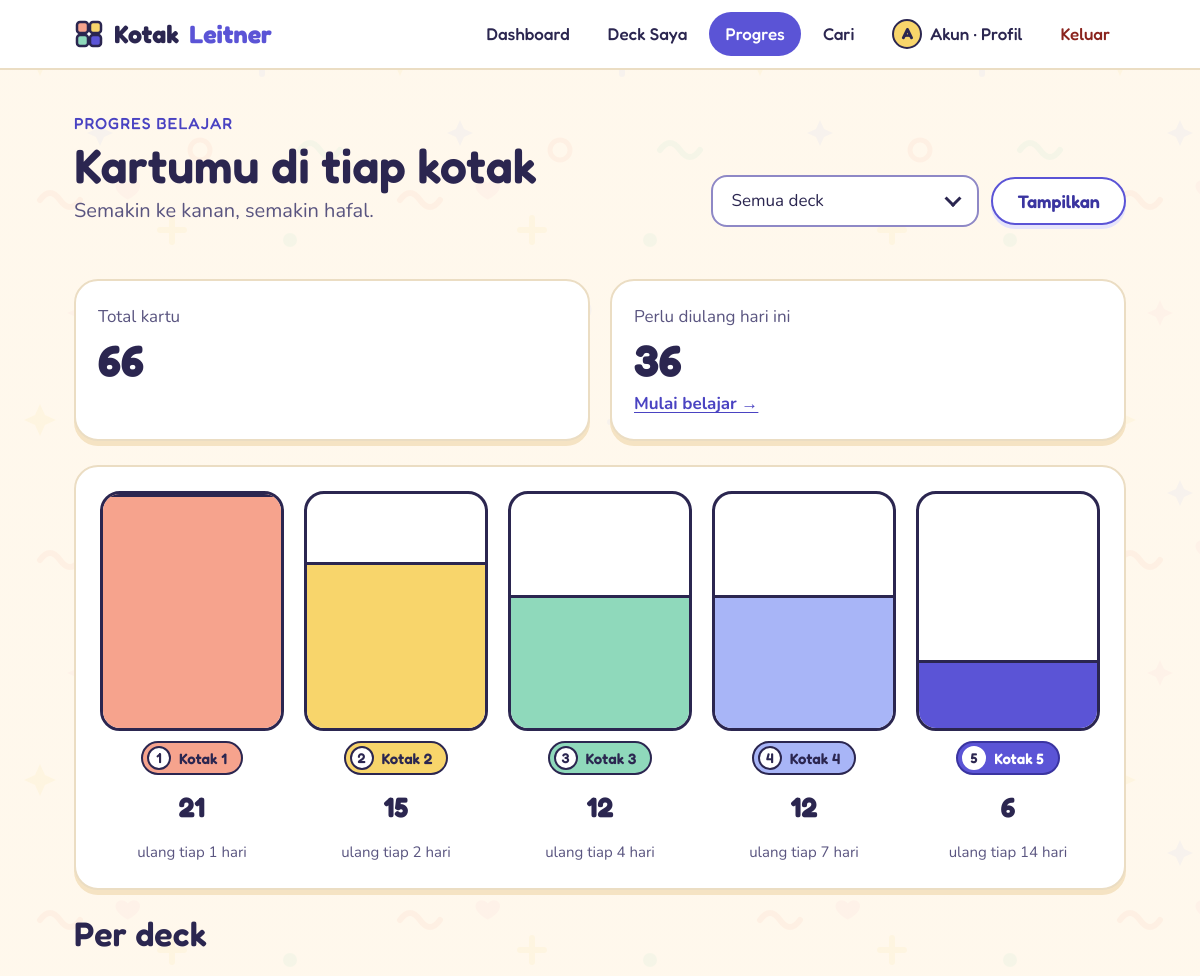
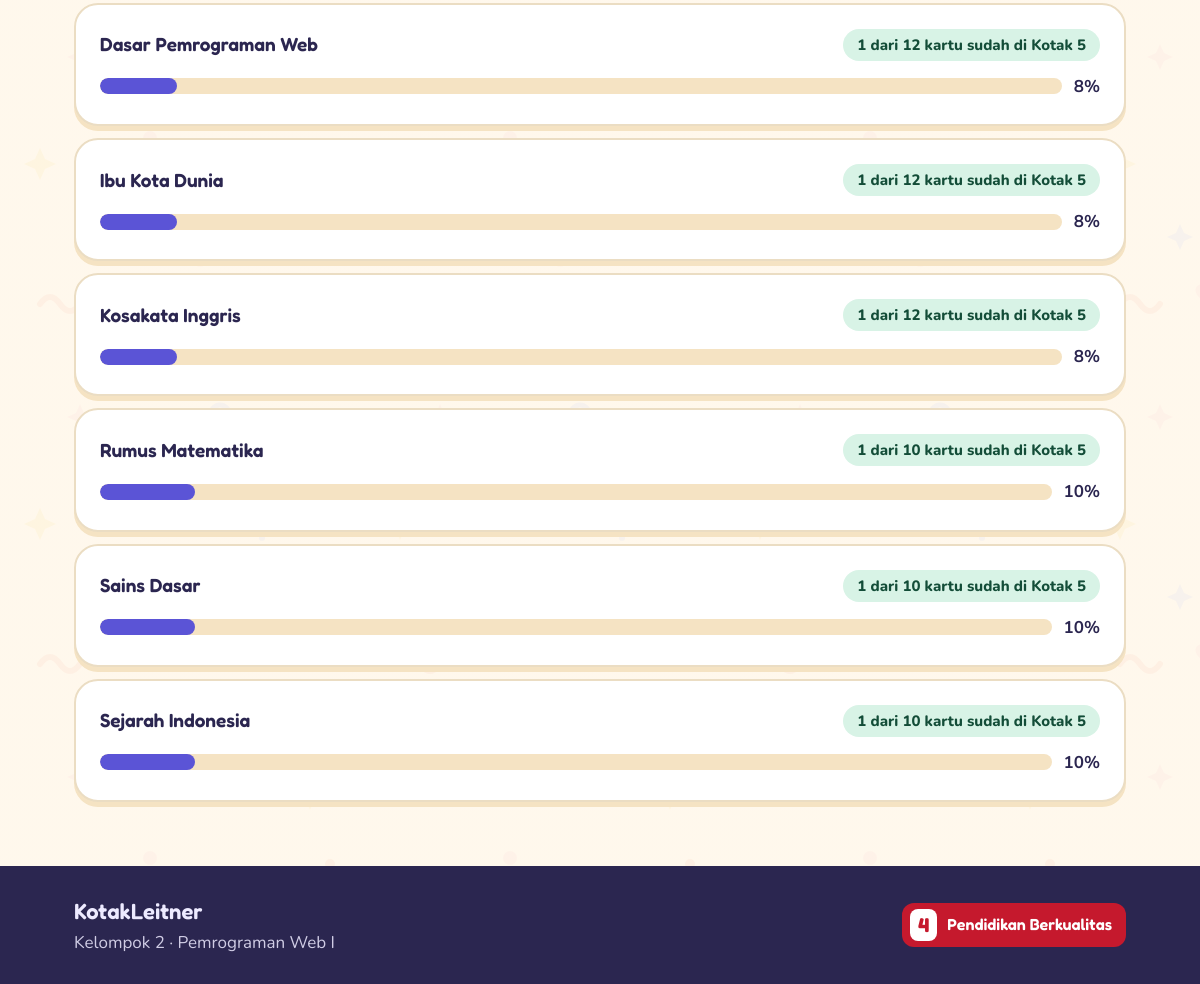
The app's page /progres.php (signed in) with its own data (2 pictures, top to bottom).
### tables this page shows
CREATE TABLE deck (
  id INT AUTO_INCREMENT PRIMARY KEY,
  user_id INT NOT NULL,
  nama VARCHAR(60) NOT NULL,
  deskripsi VARCHAR(200) NOT NULL DEFAULT '',
  warna TINYINT NOT NULL DEFAULT 1,
  karakter VARCHAR(20) NOT NULL DEFAULT 'kucing',
  FOREIGN KEY (user_id) REFERENCES users(id) ON DELETE CASCADE
);

### progres.php (the view, shortened to what this page needs)
<?php
require_once 'cek_login.php';
$uid = (int)$_SESSION['user_id'];
$deck_id = isset($_GET['deck']) ? (int)$_GET['deck'] : 0;
$syarat = '';
$jumlah = [1 => 0, 2 => 0, 3 => 0, 4 => 0, 5 => 0];
$q = mysqli_query($conn, "SELECT k.kotak, COUNT(*) AS n FROM kartu k JOIN deck d ON k.deck_id = d.id
    WHERE d.user_id=$uid $syarat GROUP BY k.kotak");
while ($row = mysqli_fetch_assoc($q)) {
    $jumlah[(int)$row['kotak']] = (int)$row['n'];
}
$total = array_sum($jumlah);
$terbanyak = max($jumlah);
$q = mysqli_query($conn, "SELECT COUNT(*) AS n FROM kartu k JOIN deck d ON k.deck_id = d.id
    WHERE d.user_id=$uid $syarat AND k.jadwal <= CURDATE()");
$ulang = (int)mysqli_fetch_assoc($q)['n'];
$q = mysqli_query($conn, "SELECT d.id, d.nama, COUNT(k.id) AS total, SUM(k.kotak = 5) AS hafal
    FROM deck d LEFT JOIN kartu k ON k.deck_id = d.id
    WHERE d.user_id=$uid GROUP BY d.id ORDER BY d.nama");
$semua_deck = [];
while ($row = mysqli_fetch_assoc($q)) {
    $semua_deck[] = $row;
}
include 'header.php';
?>
<div class="wrap stack">
  <div class="page-head">
    <div>
      <span class="eyebrow">Progres belajar</span>
      <h1>Kartumu di tiap kotak</h1>
      <p class="lead">Semakin ke kanan, semakin hafal.</p>
    </div>
    <form class="row" method="get" action="progres.php">
      <div class="sel">
        <select class="input" name="deck" aria-label="Pilih deck">
          <option value="0">Semua deck</option>
        </select>
      </div>
      <button class="btn btn-sec" type="submit">Tampilkan</button>
    </form>
  </div>
<?php if ($total == 0): ?>
  <div class="empty">
    <img src="assets/img/maskot-tidur.svg" alt="" width="160" height="173">
    <h3>Belum ada kartu</h3>
    <p class="muted">Tambahkan kartu ke deck dulu, lalu progresmu akan muncul di sini.</p>
    <a class="btn btn-pri" href="deck.php">Ke Deck Saya</a>
  </div>
<?php else: ?>
  <div class="grid g2">
    <div class="card stat">
      <div class="muted">Total kartu</div>
      <div class="num"><?= $total ?></div>
    </div>
    <div class="card stat">
      <div class="muted">Perlu diulang hari ini</div>
      <div class="num"><?= $ulang ?></div>
      <?php if ($ulang > 0): ?>
        <a class="link" href="belajar.php?<?= $deck_id > 0 ? 'deck=' . $deck_id . '&amp;' : '' ?>baru=1">Mulai belajar &rarr;</a>
      <?php endif; ?>
    </div>
  </div>
  <div class="card">
    <div class="grid g5">
      <?php for ($i = 1; $i <= 5; $i++): ?>
        <div class="col">
          <div class="tube">
            <?php if ($jumlah[$i] > 0): ?>
              <i class="kfill<?= $i ?>" style="height:<?= round($jumlah[$i] / $terbanyak * 100) ?>%"></i>
            <?php endif; ?>
          </div>
          <?= badge_kotak($i) ?>
          <div class="hd" style="font-size:28px;font-weight:700"><?= $jumlah[$i] ?></div>
          <div class="hint">ulang tiap <?= $INTERVAL[$i] ?> hari</div>
        </div>
      <?php endfor; ?>
    </div>
  </div>
  <h2>Per deck</h2>
  <div class="stack-s">
    <?php foreach ($semua_deck as $d): ?>
      <?php $persen = $d['total'] > 0 ? round($d['hafal'] / $d['total'] * 100) : 0; ?>
      <div class="card">
        <div class="row between">
          <h4><?= e($d['nama']) ?></h4>
          <span class="chip ok"><?= (int)$d['hafal'] ?> dari <?= (int)$d['total'] ?> kartu sudah di Kotak 5</span>
        </div>
        <div class="progress-row" style="margin-top:12px">
          <div class="bar"><i style="width:<?= $persen ?>%"></i></div>
          <b><?= $persen ?>%</b>
        </div>
      </div>
    <?php endforeach; ?>
  </div>
<?php endif; ?>
</div>
<?php include 'footer.php'; ?>

### assets/style.css (style rules this page uses)
:root { --bg:#FFF8EC;--sand:#FCEFD9;--sand2:#F5E3C3;--line:#EBDDC3;--edge:#8E88C6;--ink:#2B2650;--ink2:#5A5580;--pri:#5B54D6;--pri-d:#4A43C2;--pri-dd:#3A34A0;--pri-l:#E6E4FB;--pri-ll:#F3F2FD;--coral:#F6A38D;--coral-l:#FDE3DB;--coral-d:#8A231D;--yellow:#F8D56B;--yellow-l:#FFF1C2;--mint:#8FD9BB;--mint-l:#D8F3E6;--sky:#A8B5F7;--pink:#F7B6C8;--ok:#1F7A58;--danger:#C2362E;--hd:'Fredoka','Baloo 2',system-ui,sans-serif;--bd:'Nunito',system-ui,sans-serif }
html,body { margin:0;padding:0;min-height:100% }
.kl,.kl * { box-sizing:border-box }
.kl h1,.kl h2,.kl h3,.kl h4 { font-family:var(--hd);font-weight:600;margin:0;line-height:1.2;color:var(--ink) }
.kl h1 { font-size:48px }
.kl h2 { font-size:34px }
.kl h4 { font-size:19px }
.kl p { margin:0 }
.kl .muted { color:var(--ink2) }
.kl .lead { font-size:20px;color:var(--ink2) }
.kl a { color:var(--pri-d) }
.kl .wrap { max-width:1100px;margin:0 auto;padding:0 24px;width:100% }
.kl .hd { font-family:var(--hd) }
.kl .eyebrow { font-family:var(--hd);font-weight:500;font-size:16px;letter-spacing:.06em;text-transform:uppercase;color:var(--pri-d) }
.kl .btn { display:inline-flex;align-items:center;justify-content:center;gap:8px;min-height:48px;padding:0 24px;border-radius:999px;border:2px solid transparent;font-family:var(--hd);font-weight:600;font-size:18px;line-height:1;text-decoration:none;cursor:pointer;transition:transform .15s,background .15s,box-shadow .15s,border-color .15s;white-space:nowrap }
.kl .btn-sec { background:#fff;color:var(--pri-dd);border-color:var(--pri);box-shadow:0 4px 0 var(--pri-l) }
.kl .link { color:var(--pri-d);font-weight:700;text-underline-offset:3px }
.kl .input { width:100%;min-height:52px;padding:12px 18px;border-radius:16px;border:2px solid var(--edge);background:#fff;font-family:var(--bd);font-size:17px;color:var(--ink);transition:border-color .15s,box-shadow .15s }
.kl .input::placeholder { color:#6E6993 }
.kl .hint { color:var(--ink2);font-size:15px }
.kl .sel { position:relative }
.kl .sel select { appearance:none;-webkit-appearance:none;padding-right:48px;cursor:pointer }
.kl .sel::after { content:'';position:absolute;right:20px;top:50%;width:9px;height:9px;border-right:3px solid var(--ink);border-bottom:3px solid var(--ink);transform:translateY(-70%) rotate(45deg);pointer-events:none }
.kl .card { background:#fff;border:2px solid var(--line);border-radius:24px;padding:24px;box-shadow:0 5px 0 var(--sand2) }
.kl .kfill1 { background:#F6A38D }
.kl .kfill2 { background:#F8D56B }
.kl .kfill3 { background:#8FD9BB }
.kl .kfill4 { background:#A8B5F7 }
.kl .kfill5 { background:#5B54D6 }
.kl .chip { display:inline-flex;align-items:center;gap:6px;padding:4px 14px;border-radius:999px;background:var(--pri-l);color:var(--pri-dd);font-weight:800;font-size:15px }
.kl .chip.ok { background:var(--mint-l);color:#134D38 }
.kl .bar { height:16px;border-radius:999px;background:var(--sand2);overflow:hidden }
.kl .bar i { display:block;height:100%;border-radius:999px;background:var(--pri) }
.kl .stat { display:flex;flex-direction:column;gap:8px;padding:22px }
.kl .stat .num { font-family:var(--hd);font-weight:700;font-size:44px;line-height:1 }
.kl .col { display:flex;flex-direction:column;align-items:center;gap:10px }
.kl .col .tube { width:100%;height:240px;border:3px solid var(--ink);border-radius:20px;background:#fff;display:flex;align-items:flex-end;overflow:hidden }
.kl .col .tube i { display:block;width:100%;border-top:3px solid var(--ink) }
.kl .stack { display:flex;flex-direction:column;gap:24px }
.kl .stack-s { display:flex;flex-direction:column;gap:12px }
.kl .row { display:flex;align-items:center;gap:12px;flex-wrap:wrap }
.kl .between { justify-content:space-between }
.kl .grid { display:grid;gap:20px }
.kl .g2 { grid-template-columns:repeat(2,1fr) }
.kl .g5 { grid-template-columns:repeat(5,1fr) }
.kl .page-head { display:flex;align-items:flex-end;justify-content:space-between;gap:16px;flex-wrap:wrap;margin-bottom:28px }
.kl form { margin:0 }
.kl button.btn,.kl button.qpill { font-family:var(--hd) }
.kl .progress-row { display:flex;align-items:center;gap:12px }
.kl .progress-row .bar { flex:1 }

### records on screen
deck: nama "Dasar Pemrograman Web", hafal "1", total "12", persen "8"
deck: nama "Ibu Kota Dunia", hafal "1", total "12", persen "8"
deck: nama "Kosakata Inggris", hafal "1", total "12", persen "8"
deck: nama "Rumus Matematika", hafal "1", total "10", persen "10"
deck: nama "Sains Dasar", hafal "1", total "10", persen "10"
deck: nama "Sejarah Indonesia", hafal "1", total "10", persen "10"

### other values on screen
substr($_SESSION['nama'], 0, 1) "A"
nama_depan($_SESSION['nama']) "Akun"
$total "66"
$ulang "36"
$k "1"
$jumlah[$i] "21"
$INTERVAL[$i] "1"
$k "2"
$jumlah[$i] "15"
$INTERVAL[$i] "2"
$k "3"
$jumlah[$i] "12"
$INTERVAL[$i] "4"
$k "4"
$INTERVAL[$i] "7"
